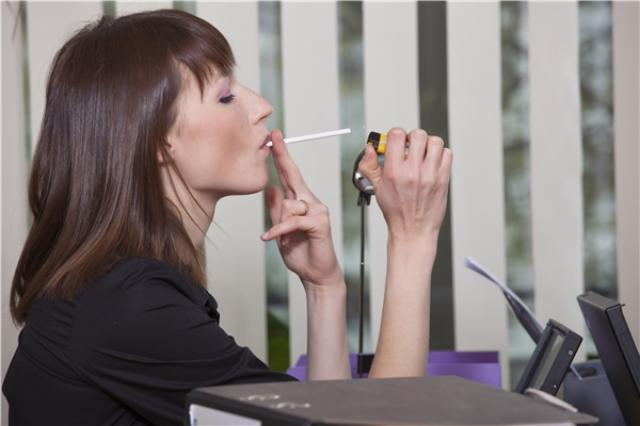
#> input picture kaggle/output10/eval_ds/phone_bootstrap_v2/images/test/01412dc211665948bd3dfa1ea4c53ce8.jpg, 640 x 426 px
$ python -i build_uncertain_review_queue.py   (imports and definitions only)   (older library calls are emulated)
#> lines starting #> are read from the running program, lines starting #| are printed output that depends on the picture
from __future__ import annotations

import argparse
import json
from collections import defaultdict
from pathlib import Path

import cv2
from PIL import Image, ImageStat


def _manifest(path: Path) -> list[dict]:
    return [json.loads(line) for line in path.read_text(encoding="utf-8").splitlines() if line]


# [5 lines left out: function _image, not called in this run]


def _quality(path: Path) -> tuple[float, dict]:
    with Image.open(path) as image:
#> image is the input picture: PIL image 640x426 RGB; mean R, G, B 132.9, 123.6, 122.1
        gray = image.convert("L").resize((96, 96))
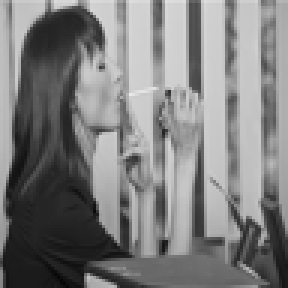
#> gray: PIL image 96x96 L (shown 3 times larger); min 6, max 234, mean 126.2
        stats = ImageStat.Stat(gray)
        brightness = float(stats.mean[0])
#> brightness = 126.2
        contrast = float(stats.stddev[0])
#> contrast = 61.59
    decoded = cv2.imread(str(path), cv2.IMREAD_GRAYSCALE)
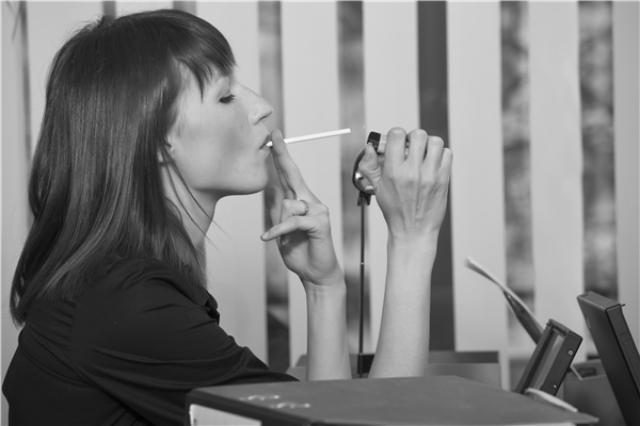
#> decoded: shape (426, 640); min 0, max 252, mean 126.2
    if decoded is None:
        raise ValueError(f"cannot decode {path}")
    sharpness = float(cv2.Laplacian(decoded, cv2.CV_64F).var())
#> sharpness = 107.3
    low_light = max(0.0, (85.0 - brightness) / 85.0)
#> low_light = 0
    low_contrast = max(0.0, (40.0 - contrast) / 40.0)
#> low_contrast = 0
    blur = max(0.0, (140.0 - sharpness) / 140.0)
#> blur = 0.234
    return low_light + low_contrast + blur, {
        "brightness": brightness,
        "contrast": contrast,
        "laplacian_variance": sharpness,
    }


# [88 lines left out: functions build, main, not called in this run]


# [2 lines not run here, left out]

>>> result = _quality('../kaggle/output10/eval_ds/phone_bootstrap_v2/images/test/01412dc211665948bd3dfa1ea4c53ce8.jpg')
